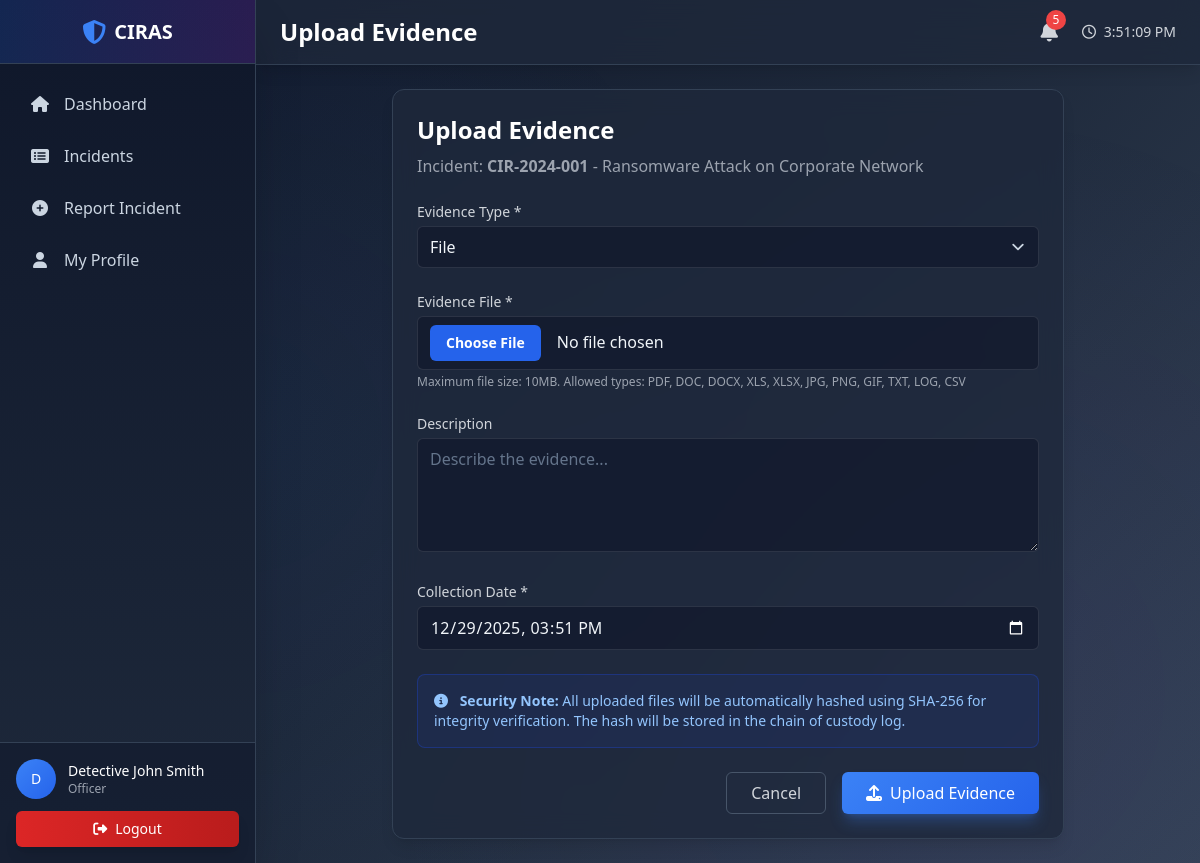
The app's page /evidence-upload.php?incident_id=1 (signed in) with its own data.
### tables this page shows
CREATE TABLE IF NOT EXISTS `users` (
  `user_id` int(11) NOT NULL AUTO_INCREMENT,
  `username` varchar(100) NOT NULL,
  `email` varchar(255) NOT NULL,
  `password_hash` varchar(255) NOT NULL,
  `full_name` varchar(255) NOT NULL,
  `badge_number` varchar(50) DEFAULT NULL,
  `phone` varchar(20) DEFAULT NULL,
  `role_id` int(11) NOT NULL,
  `department` varchar(100) DEFAULT NULL,
  `is_active` tinyint(1) NOT NULL DEFAULT 1,
  `last_login` datetime DEFAULT NULL,
  `created_at` timestamp NOT NULL DEFAULT CURRENT_TIMESTAMP,
  `updated_at` timestamp NOT NULL DEFAULT CURRENT_TIMESTAMP ON UPDATE CURRENT_TIMESTAMP,
  PRIMARY KEY (`user_id`),
  UNIQUE KEY `username` (`username`),
  UNIQUE KEY `email` (`email`),
  KEY `role_id` (`role_id`),
  CONSTRAINT `users_ibfk_1` FOREIGN KEY (`role_id`) REFERENCES `user_roles` (`role_id`)
);

CREATE TABLE IF NOT EXISTS `user_roles` (
  `role_id` int(11) NOT NULL AUTO_INCREMENT,
  `role_name` varchar(50) NOT NULL,
  `role_description` text,
  `created_at` timestamp NOT NULL DEFAULT CURRENT_TIMESTAMP,
  PRIMARY KEY (`role_id`),
  UNIQUE KEY `role_name` (`role_name`)
);

CREATE TABLE IF NOT EXISTS `incidents` (
  `incident_id` int(11) NOT NULL AUTO_INCREMENT,
  `incident_number` varchar(50) NOT NULL,
  `title` varchar(255) NOT NULL,
  `description` text NOT NULL,
  `category_id` int(11) NOT NULL,
  `status_id` int(11) NOT NULL DEFAULT 1,
  `priority` enum('Low','Medium','High','Critical') NOT NULL DEFAULT 'Medium',
  `reported_by` int(11) NOT NULL,
  `assigned_to` int(11) DEFAULT NULL,
  `location_id` int(11) DEFAULT NULL,
  `reported_date` datetime NOT NULL,
  `occurred_date` datetime DEFAULT NULL,
  `resolved_date` datetime DEFAULT NULL,
  `estimated_loss` decimal(15,2) DEFAULT NULL,
  `affected_systems` text,
  `attack_vector` varchar(255) DEFAULT NULL,
  `ip_address` varchar(45) DEFAULT NULL,
  `is_confidential` tinyint(1) NOT NULL DEFAULT 0,
  `created_at` timestamp NOT NULL DEFAULT CURRENT_TIMESTAMP,
  `updated_at` timestamp NOT NULL DEFAULT CURRENT_TIMESTAMP ON UPDATE CURRENT_TIMESTAMP,
  PRIMARY KEY (`incident_id`),
  UNIQUE KEY `incident_number` (`incident_number`),
  KEY `category_id` (`category_id`),
  KEY `status_id` (`status_id`),
  KEY `reported_by` (`reported_by`),
  KEY `assigned_to` (`assigned_to`),
  KEY `location_id` (`location_id`),
  CONSTRAINT `incidents_ibfk_1` FOREIGN KEY (`category_id`) REFERENCES `incident_categories` (`category_id`),
  CONSTRAINT `incidents_ibfk_2` FOREIGN KEY (`status_id`) REFERENCES `incident_status` (`status_id`),
  CONSTRAINT `incidents_ibfk_3` FOREIGN KEY (`reported_by`) REFERENCES `users` (`user_id`),
  CONSTRAINT `incidents_ibfk_4` FOREIGN KEY (`assigned_to`) REFERENCES `users` (`user_id`) ON DELETE SET NULL,
  CONSTRAINT `incidents_ibfk_5` FOREIGN KEY (`location_id`) REFERENCES `locations` (`location_id`) ON DELETE SET NULL
);

### includes/auth.php (called while the page is built, shortened)
<?php
require_once __DIR__ . '/db.php';
require_once __DIR__ . '/functions.php';
$userId = $_SESSION['user_id'];
$stmt = $pdo->prepare("
    SELECT u.*, ur.role_name
    FROM users u
    INNER JOIN user_roles ur ON u.role_id = ur.role_id
    WHERE u.user_id = ? AND u.is_active = 1
");
$stmt->execute([$userId]);
$currentUser = $stmt->fetch();

### includes/functions.php (called while the page is built, shortened)
<?php
function getUnreadNotificationCount($pdo, $userId) {
    $stmt = $pdo->prepare("SELECT COUNT(*) as count FROM notifications WHERE user_id = ? AND is_read = 0");
    $stmt->execute([$userId]);
    $result = $stmt->fetch();
    return $result['count'] ?? 0;
}
function hasPermission($pdo, $userId, $permissionName) {
    $stmt = $pdo->prepare("
        SELECT ur.role_name
        FROM users u
        INNER JOIN user_roles ur ON u.role_id = ur.role_id
        WHERE u.user_id = ?
    ");
    $stmt->execute([$userId]);
    $roleName = $stmt->fetchColumn();
    $matrix = [
        'Admin' => [
            'create_incident', 'edit_any_incident', 'delete_incident',
            'view_all_incidents', 'view_incidents',
            'upload_evidence', 'assign_cases',
            'generate_reports', 'manage_users'
        ],
        'Officer' => [
            'create_incident', 'edit_assigned_incident',
            'view_assigned_incidents', 'view_incidents',
            'upload_evidence'
        ],
        'Analyst' => [
            'view_all_incidents', 'view_incidents',
            'generate_reports'
        ],
        'Viewer' => [
            'create_incident', 'view_my_incidents', 'view_incidents'
        ]
    ];
    $permissions = $matrix[$roleName] ?? [];
    return in_array($permissionName, $permissions);
}

### evidence-upload.php (the view, shortened to what this page needs)
<?php
$pageTitle = 'Upload Evidence';
require_once __DIR__ . '/includes/header.php';
require_once __DIR__ . '/includes/sidebar.php';
$incidentId = intval($_GET['incident_id'] ?? 0);
$stmt = $pdo->prepare("SELECT incident_id, incident_number, title FROM incidents WHERE incident_id = ?");
$stmt->execute([$incidentId]);
$incident = $stmt->fetch();
?>
<div class="max-w-2xl mx-auto">
    <div class="bg-slate-800/80 backdrop-blur-md rounded-xl shadow-lg p-6 border border-slate-700">
        <div class="mb-6">
            <h2 class="text-2xl font-bold text-white">Upload Evidence</h2>
            <p class="text-gray-400 mt-2">
                Incident: <strong><?php echo htmlspecialchars($incident['incident_number']); ?></strong> -
                <?php echo htmlspecialchars($incident['title']); ?>
            </p>
        </div>
        <form method="POST" action="" enctype="multipart/form-data" class="space-y-6">
            <div>
                <label class="block text-sm font-medium text-gray-300 mb-1">Evidence Type *</label>
                <select name="evidence_type" required
                        class="w-full px-3 py-2 bg-slate-900 border border-slate-600 rounded-md text-white focus:ring-blue-500 focus:border-blue-500">
                    <option value="File">File</option>
                </select>
            </div>
            <div>
                <label class="block text-sm font-medium text-gray-300 mb-1">Evidence File *</label>
                <input type="file" name="evidence_file" required
                       accept=".pdf,.doc,.docx,.xls,.xlsx,.jpg,.jpeg,.png,.gif,.txt,.log,.csv"
                       class="w-full px-3 py-2 bg-slate-900 border border-slate-600 rounded-md text-white focus:ring-blue-500 focus:border-blue-500 file:mr-4 file:py-2 file:px-4 file:rounded-md file:border-0 file:text-sm file:font-semibold file:bg-blue-600 file:text-white hover:file:bg-blue-700">
                <p class="text-xs text-gray-400 mt-1">Maximum file size: 10MB. Allowed types: PDF, DOC, DOCX, XLS, XLSX, JPG, PNG, GIF, TXT, LOG, CSV</p>
            </div>
            <div>
                <label class="block text-sm font-medium text-gray-300 mb-1">Description</label>
                <textarea name="description" rows="4"
                          class="w-full px-3 py-2 bg-slate-900 border border-slate-600 rounded-md text-white focus:ring-blue-500 focus:border-blue-500 placeholder-gray-500"
                          placeholder="Describe the evidence..."></textarea>
            </div>
            <div>
                <label class="block text-sm font-medium text-gray-300 mb-1">Collection Date *</label>
                <input type="datetime-local" name="collected_date" required
                       value="<?php echo date('Y-m-d\TH:i'); ?>"
                       class="w-full px-3 py-2 bg-slate-900 border border-slate-600 rounded-md text-white focus:ring-blue-500 focus:border-blue-500">
            </div>
            <div class="bg-blue-900/20 border border-blue-800/50 rounded-lg p-4">
                <p class="text-sm text-blue-300">
                    <i class="fas fa-info-circle mr-2"></i>
                    <strong>Security Note:</strong> All uploaded files will be automatically hashed using SHA-256 for integrity verification.
                    The hash will be stored in the chain of custody log.
                </p>
            </div>
            <div class="flex justify-end space-x-4">
                <a href="view-incident.php?id=<?php echo $incidentId; ?>"
                   class="px-6 py-2 border border-slate-600 rounded-md text-gray-300 hover:bg-slate-700 hover:text-white transition-colors">
                    Cancel
                </a>
                <button type="submit" class="px-6 py-2 bg-blue-600 text-white rounded-md hover:bg-blue-700 shadow-lg shadow-blue-500/30 transition-all">
                    <i class="fas fa-upload mr-2"></i>Upload Evidence
                </button>
            </div>
        </form>
    </div>
</div>
<?php require_once __DIR__ . '/includes/footer.php'; ?>

### includes/sidebar.php (shortened to what this page needs)
<?php
require_once __DIR__ . '/auth.php';
$unreadCount = getUnreadNotificationCount($pdo, $currentUser['user_id']);
$currentPage = basename($_SERVER['PHP_SELF']);
?>
<aside class="fixed left-0 top-0 z-40 h-screen w-64 bg-gradient-to-b from-slate-900 to-slate-800 text-white transition-transform border-r border-slate-700 shadow-2xl" id="sidebar">
    <div class="flex h-full flex-col">
        <div class="flex h-16 items-center justify-center border-b border-slate-700 bg-gradient-to-r from-blue-600/20 to-purple-600/20">
            <div class="flex items-center space-x-2">
                <i class="fas fa-shield-alt text-2xl text-blue-500"></i>
                <span class="text-xl font-bold">CIRAS</span>
            </div>
        </div>
        <nav class="flex-1 space-y-1 px-3 py-4 overflow-y-auto">
            <a href="dashboard.php" class="nav-item <?php echo $currentPage == 'dashboard.php' ? 'bg-gradient-to-r from-blue-600 to-indigo-600 shadow-lg shadow-blue-500/50' : 'hover:bg-slate-800/50'; ?>">
                <i class="fas fa-home"></i>
                <span>Dashboard</span>
            </a>
            <?php if ($currentUser['role_name'] !== 'Viewer'): ?>
            <a href="incidents.php" class="nav-item <?php echo $currentPage == 'incidents.php' ? 'bg-gradient-to-r from-blue-600 to-indigo-600 shadow-lg shadow-blue-500/50' : 'hover:bg-slate-800/50'; ?>">
                <i class="fas fa-list-alt"></i>
                <span>Incidents</span>
            </a>
            <?php endif; ?>
            <?php if (hasPermission($pdo, $currentUser['user_id'], 'create_incident')): ?>
            <a href="add-incident.php" class="nav-item <?php echo $currentPage == 'add-incident.php' ? 'bg-gradient-to-r from-blue-600 to-indigo-600 shadow-lg shadow-blue-500/50' : 'hover:bg-slate-800/50'; ?>">
                <i class="fas fa-plus-circle"></i>
                <span>Report Incident</span>
            </a>
            <?php endif; ?>
            <a href="profile.php" class="nav-item <?php echo $currentPage == 'profile.php' ? 'bg-gradient-to-r from-blue-600 to-indigo-600 shadow-lg shadow-blue-500/50' : 'hover:bg-slate-800/50'; ?>">
                <i class="fas fa-user"></i>
                <span>My Profile</span>
            </a>
        </nav>
        <div class="border-t border-slate-700 p-4 bg-slate-900/50">
            <div class="flex items-center space-x-3">
                <div class="flex-shrink-0">
                    <div class="h-10 w-10 rounded-full bg-blue-600 flex items-center justify-center">
                        <span class="text-sm font-medium"><?php echo strtoupper(substr($currentUser['full_name'], 0, 1)); ?></span>
                    </div>
                </div>
                <div class="flex-1 min-w-0">
                    <p class="text-sm font-medium truncate"><?php echo htmlspecialchars($currentUser['full_name']); ?></p>
                    <p class="text-xs text-gray-400 truncate"><?php echo htmlspecialchars($currentUser['role_name']); ?></p>
                </div>
            </div>
            <a href="logout.php" class="mt-3 block w-full rounded-md bg-gradient-to-r from-red-600 to-red-700 px-3 py-2 text-center text-sm font-medium text-white hover:from-red-700 hover:to-red-800 shadow-lg transition-all">
                <i class="fas fa-sign-out-alt mr-2"></i>Logout
            </a>
        </div>
    </div>
</aside>
<div class="lg:ml-64">
    <header class="sticky top-0 z-30 bg-slate-800/80 backdrop-blur-lg border-b border-slate-700 shadow-lg">
        <div class="flex h-16 items-center justify-between px-4 lg:px-6">
            <div class="flex items-center space-x-4">
                <h1 class="text-2xl font-bold text-white"><?php echo isset($pageTitle) ? $pageTitle : 'Dashboard'; ?></h1>
            </div>
            <div class="flex items-center space-x-4">
                <div class="relative">
                    <button id="notifications-btn" class="relative rounded-full p-2 text-gray-300 hover:bg-slate-700 cursor-pointer transition-all hover:text-white">
                        <i class="fas fa-bell text-xl"></i>
                        <?php if ($unreadCount > 0): ?>
                        <span class="absolute top-0 right-0 h-5 w-5 rounded-full bg-red-500 text-xs text-white flex items-center justify-center"><?php echo $unreadCount; ?></span>
                        <?php endif; ?>
                    </button>
                </div>
                <div class="text-sm text-gray-300">
                    <i class="far fa-clock mr-1"></i>
                    <span id="current-time"></span>
                </div>
            </div>
        </div>
    </header>
    <main class="p-4 lg:p-6 pb-20">

### assets/css/style.css (style rules this page uses)
:root { --bg-primary: #0f172a; --bg-secondary: #1e293b; --bg-tertiary: #334155; --text-primary: #f1f5f9; --text-secondary: #cbd5e1; --accent-blue: #3b82f6; --accent-purple: #8b5cf6; }
.nav-item { display: flex; align-items: center; padding: 0.75rem 1rem; border-radius: 0.5rem; transition: all 0.3s cubic-bezier(0.4, 0, 0.2, 1); color: #cbd5e1; text-decoration: none; position: relative; }
.nav-item i { width: 1.5rem; margin-right: 0.75rem; text-align: center; }
.nav-item::before { content: ''; position: absolute; left: 0; top: 50%; transform: translateY(-50%); width: 3px; height: 0; background: linear-gradient(135deg, #3b82f6 0%, #8b5cf6 100%); border-radius: 0 3px 3px 0; transition: height 0.3s ease; }
a { color: #60a5fa; transition: color 0.2s; }

### includes/header.php (style rules this page uses)
body { background: linear-gradient(135deg, #0f172a 0%, #1e293b 50%, #334155 100%); color: #f1f5f9; min-height: 100vh; }
body::before { content: ''; position: fixed; top: 0; left: 0; right: 0; bottom: 0; background: radial-gradient(circle at 20% 50%, rgba(59, 130, 246, 0.05) 0%, transparent 50%), radial-gradient(circle at 80% 80%, rgba(139, 92, 246, 0.05) 0%, transparent 50%); z-index: 0; pointer-events: none; }
main { position: relative; z-index: 1; }
input, textarea, select { background: rgba(15, 23, 42, 0.6) !important; border-color: rgba(255, 255, 255, 0.1) !important; color: #f1f5f9 !important; }
input::placeholder, textarea::placeholder { color: #64748b !important; }
.bg-blue-600 { background: linear-gradient(135deg, #3b82f6 0%, #2563eb 100%) !important; }
input, textarea, select { background: rgba(15, 23, 42, 0.6) !important; border-color: rgba(255, 255, 255, 0.1) !important; color: #f1f5f9 !important; color-scheme: dark; }
select { -webkit-appearance: none; -moz-appearance: none; appearance: none; background-position: right 0.5rem center !important; background-repeat: no-repeat !important; background-size: 1.5em 1.5em !important; padding-right: 2.5rem !important; }

### records on screen
users: full_name "D", full_name "Detective John Smith", role.role_name "Officer"
incidents: incident_number "CIR-2024-001", title "Ransomware Attack on Corporate Network"

### other values on screen
$pageTitle "Upload Evidence"
$unreadCount "5"
